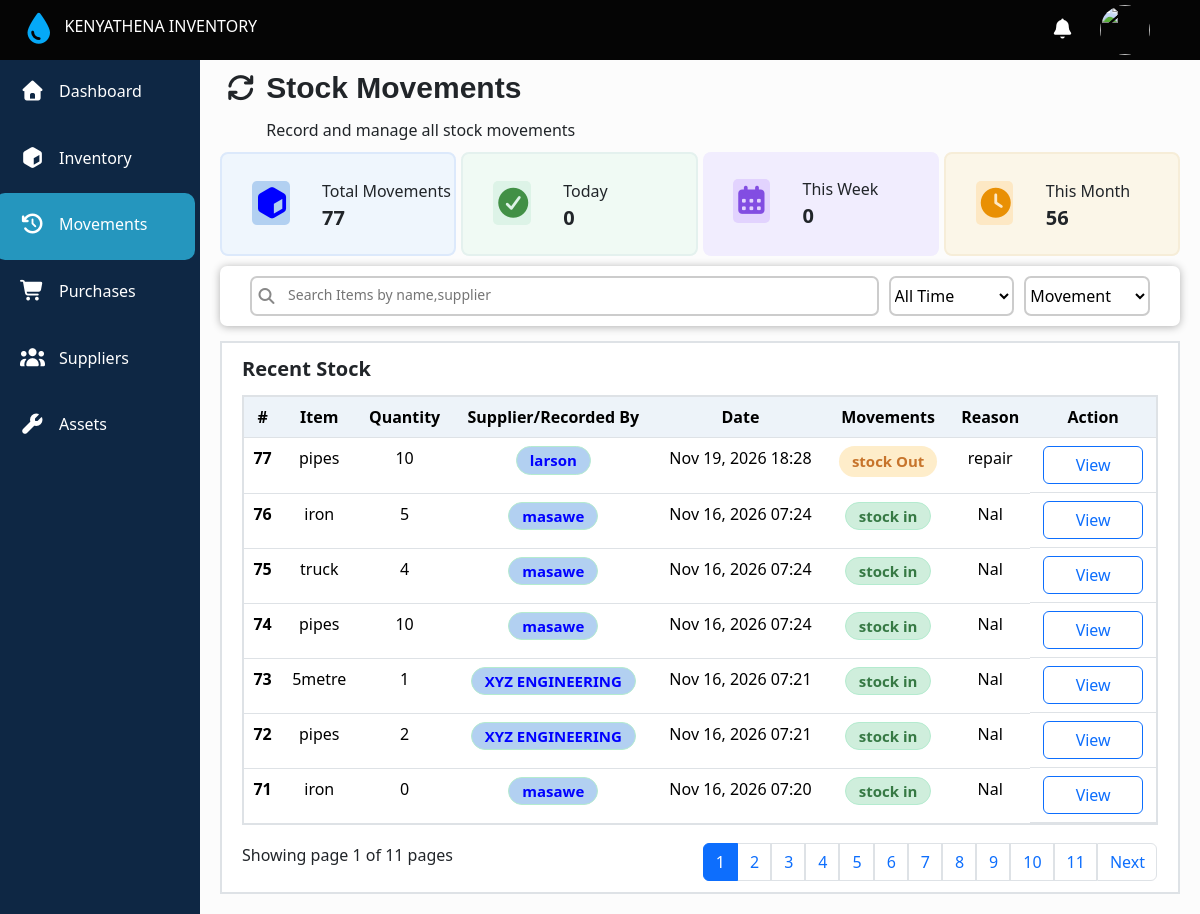
The app's page /stockmovements/, older data.
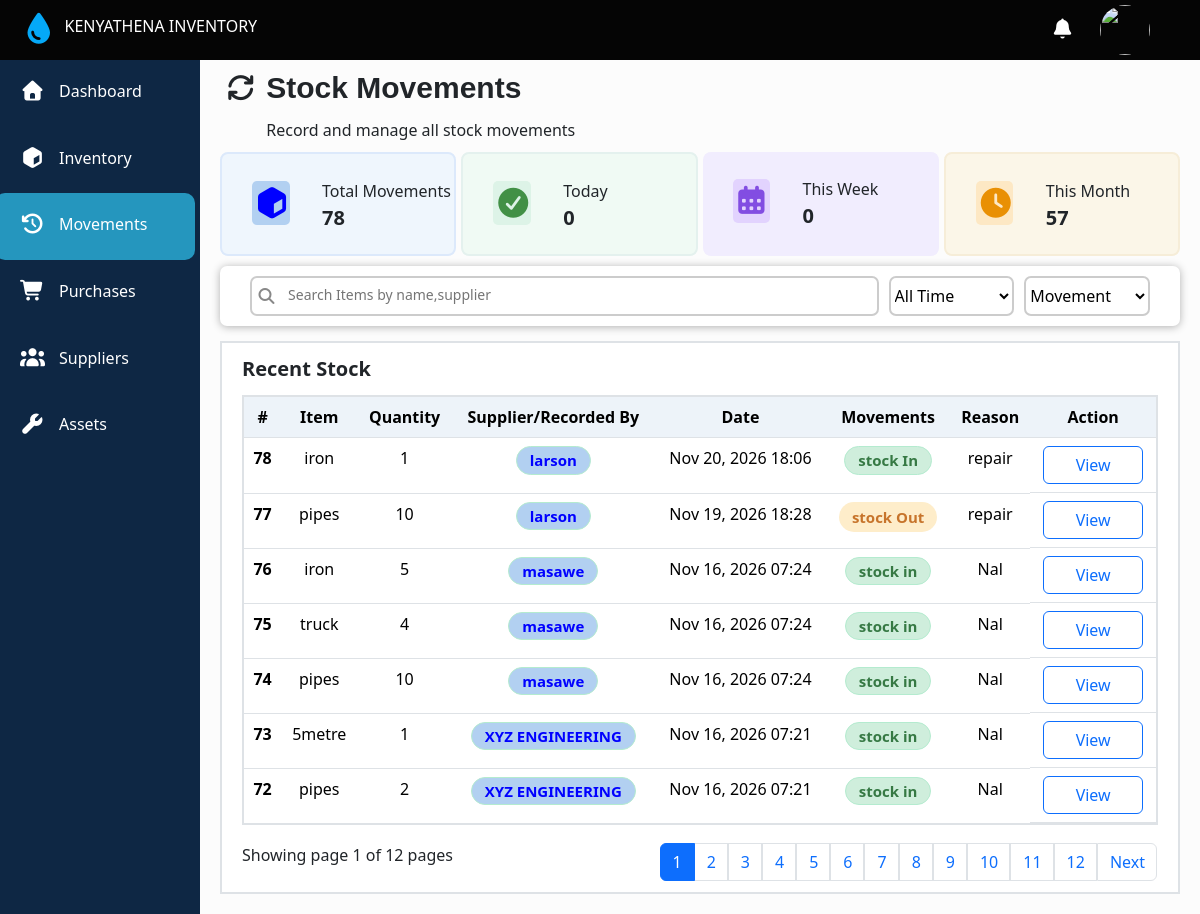
The same page, newer data.
### main/models.py (models this page shows, shortened)
class StockMovements(models.Model):
  Movement_type=[
    ('in','Stock In'),
    ('Out','Stock Out'),
  ]
  item = models.CharField(max_length=200)
  quantity = models.PositiveIntegerField()
  supplier_issued_to = models.CharField(max_length=200,null=True,blank=True)
  date=models.DateTimeField(auto_now_add=True)
  movement = models.CharField(max_length=200,choices=Movement_type)
  reason = models.CharField(max_length=300,null=True,blank=True)
  note = models.CharField(max_length=1000,null=True,blank=True)

### main/views.py (the view)
# urls.py: path('stockmovements/',views.stockMovements,name='stockmovements'),
def stockMovements(request):
  stock_movements = StockMovements.objects.all().order_by('-id')
  today = timezone.localdate()
  start_of_week = today - timedelta(days=today.weekday())
  stock_movements_counts = stock_movements.count()
  today_count = stock_movements.filter(date__date=today).count()
  this_week_movements = stock_movements.filter(date__date__gte=start_of_week, date__date__lte=today).count()
  this_month_movements = stock_movements.filter(date__date__month=today.month, date__date__year=today.year).count()
  search_stock_movements = request.GET.get('q','').strip()
  if search_stock_movements:
    stock_movements= stock_movements.filter(
      Q(item__icontains=search_stock_movements)|
      Q(movement__icontains=search_stock_movements)
    )
  selected_status = request.GET.get('status','').strip()
  selected_movement_status = request.GET.get('movement_status','').strip()
  if selected_status == 'Today':
   stock_movements = stock_movements.filter(date__date=today)
  elif selected_status == 'This Week':
    stock_movements = stock_movements.filter(date__date__gte=start_of_week, date__date__lte=today)
  elif selected_status == 'This Month':
   stock_movements = stock_movements.filter(date__date__month=today.month, date__date__year=today.year)
  if selected_movement_status in dict(StockMovements.Movement_type):
   stock_movements = stock_movements.filter(movement=selected_movement_status)
  paginator = Paginator(stock_movements, 7)
  page_number = request.GET.get('page')
  page_obj = paginator.get_page(page_number)
  context = {
    'stock_movements': stock_movements,
    'page_obj': page_obj,
    'today_count':today_count,
    'this_week_movements': this_week_movements,
    'this_month_movements': this_month_movements,
    'stock_movements_counts':stock_movements_counts,
    'selected_status':selected_status,
    'search_stock_movements':search_stock_movements,
    'selected_movement_status':selected_movement_status,
  }
  return render(request, 'main/stock_movements.html', context)

### main/templates/main/stock_movements.html (shortened to what this page needs)
{% extends 'main/base.html' %}
{% block content %}
    <div class="inventoryTitle">
      <div class="inventoryTitle_first">
        <i class="fa-solid fa-arrows-rotate"></i>
        <div>
          <span>Stock Movements</span>
          <span>Record and manage all stock movements</span>
        </div>
      </div>
    </div>
    <div class="status">
      <div class="updates">
        <div><i class="fa-solid fa-cube"></i></div>
        <div>
          <span>Total Movements</span>
          <span class="number">{{stock_movements_counts}}</span>
        </div>
      </div>
      <div class="updates" style="background-color:rgb(240, 250, 244);border: 2px solid rgb(228, 241, 238);">
        <div><i class="fa-solid fa-circle-check" style="color:rgba(66, 144, 70);background-color:rgba(221, 243, 231)"></i></div>
        <div>
          <span>Today</span>
          <span class="number">{{today_count}}</span>
        </div>
      </div>
      <div class="updates" style="background-color:rgb(241, 237, 254);border: 2px solid rgb(227, 224, 252));">
        <div><i class="fa-solid fa-calendar-days" style="color:rgb(130, 77, 226);background-color:rgb(226, 211, 254)"></i></div>
        <div>
          <span>This Week</span>
          <span class="number">{{this_week_movements}}</span>
        </div>
      </div>
      <div class="updates" style="background-color:rgb(251, 246, 232);border: 2px solid rgb(246, 237, 216);">
        <div><i class="fa-solid fa-clock" style="color:rgb(233, 144, 4);background-color:rgb(253, 232, 196)"></i></div>
        <div>
          <span>This Month</span>
          <span class="number">{{this_month_movements}}</span>
        </div>
      </div>
    </div>
    <form action="{% url 'stockmovements' %}" method="GET">
      <div class="search">
       <div class="search-button">
        <i class="fa-solid fa-magnifying-glass"></i>
        <input type="text" placeholder="Search Items by name,supplier" name="q" id="search" >
       </div>
      <div class="select-statuses">
        <select name="status" id="statuses" onchange="this.form.submit()">
          <option value=""
          {% if not selected_status %}selected{% endif %}>All Time</option>
        </select>
      </div>
       <div class="select-statuses">
        <select name="movement_status" id="statuses" onchange="this.form.submit()">
          <option value=""
          {% if not selected_movement_status %}selected{% endif %}>Movement</option>
        </select>
      </div>
    </div>
    </form>
    <div class="recent-inventory-table" id="recent-inventory-table">
      <div class="recent-title">
        <div><a class="current-stock-link" href="{% url 'stockmovements' %}?q=#recent-inventory-table">Recent Stock</a></div>
      </div>
      <table class="table" id="inventory-table">
        <thead>
          <tr>
            <th  scope="col">#</th>
            <th scope="col">Item</th>
            <th scope="col">Quantity</th>
            <th scope="col">Supplier/Recorded By</th>
            <th scope="col">Date</th>
            <th scope="col">Movements</th>
            <th scope="col">Reason</th>
             <th scope="col">Action</th>
          </tr>
        </thead>
        <tbody>
          {% for item in page_obj.object_list %}
          <tr>
            <th scope="row">{{item.id}}</th>
            <td>{{item.item}}</td>
            <td>{{item.quantity}}</td>
            {% if item.supplier_issued_to == request.user.username %}
            <td >
              <span class="movement-badge">{{item.supplier_issued_to}}</span>
            </td>
            {% else %}
            <td>
              <span class="movement-supplier">{{item.supplier_issued_to}}</span>
            </td>
            {% endif %}
            <td>{{item.date|date:"M d, Y H:i"}}</td>
            {% if item.movement == 'Out' %}
            <td>
               <span class="movement_Out">stock {{item.movement}}</span>
            </td>
            {% else %}
            <td>
               <span class="movement_In">stock {{item.movement}}</span>
            </td>
            {% endif %}
            <td>{{item.reason|truncatechars:15}}</td>
            <td class="Action">
               <a type="button" class="btn btn-outline-primary" href="{% url 'stockmovements_details' item.id %}">View </a>
            </td>
          </tr>
         {% endfor %}
        </tbody>
      </table>
      <div class="last-part">
        <div class="last-part-start">
          Showing page {{ page_obj.number }} of {{ page_obj.paginator.num_pages }} pages
        </div>
        <div class="action">
        <nav aria-label="...">
            <ul class="pagination">
              {% for num in page_obj.paginator.page_range %}
                {% if page_obj.number == num %}
                  <li class="page-item active"><a class="page-link" href="?movement_status={{selected_movement_status}}&status={{selected_status}}&q={{search_stock_movements|urlencode}}&page={{ num }}#inventory-table">{{ num }}</a></li>
                {% else %}
                  <li class="page-item"><a class="page-link" href="?movement_status={{selected_movement_status}}&status={{selected_status}}&q={{search_stock_movements|urlencode}}&page={{ num }}#inventory-table">{{ num }}</a></li>
                {% endif %}
              {% endfor %}
              {% if page_obj.has_next %}
              <li class="page-item"><a class="page-link" href="?movement_status={{selected_movement_status}}&status={{selected_status}}&q={{search_stock_movements|urlencode}}&page={{ page_obj.next_page_number }}#inventory-table">Next</a></li>
              {% endif %}
            </ul>
        </nav>
        </div>
      </div>
    </div>
{% endblock content %}

### main/templates/main/base.html (shortened to what this page needs)
{% load static %}
<!DOCTYPE html>
<html lang="en">
<head>
  <link rel="stylesheet" href="https://cdn.jsdelivr.net/npm/bootstrap@5.3.3/dist/css/bootstrap.min.css">
  <link rel="stylesheet" href="https://cdnjs.cloudflare.com/ajax/libs/font-awesome/7.3.1/css/all.min.css" />
 <link rel="stylesheet" href="{% static 'main/css/masawe.css' %}">
</head>
<body>
  {% include 'main/navbar.html' %}
 {% block content %}
 {% endblock %}
</body>
</html>

### main/templates/main/navbar.html (shortened to what this page needs)
</head>
<body>
<header>
<div class="header">
  <div class="leftside">
    <div class="menu">
      <i class="fa-solid fa-droplet"></i>
    </div>
    <div class="logo">
      KENYATHENA  INVENTORY
    </div>
  </div>
  <div class="rightside">
    <div class="notification">
      <i class="fa-solid fa-bell"></i>
    </div>
    <div class="profile">
        <div class="image">
          <img src="images/WAMBOI.jpg" alt="">
        </div>
    </div>
  </div>
</div>
</header>
<nav class="sidebar">
 <div class="slider"></div>
<div class="nav-sidebar">
  <label for="dashboard" >
    <a href="{% url 'home'%}" onclick="moveSlider(event,'dashboard',this.href)">
      <i class="fa-solid fa-house"></i>Dashboard
    </a>
  </label>
  <label for="inventory">
    <a href="{% url 'stock' %}" onclick="moveSlider(event, 'inventory', this.href)" >
      <i class="fa-solid fa-cube"></i>Inventory
    </a>
  </label>
  <label for="stockin">
    <a href="{% url 'stockmovements' %}" onclick="moveSlider(event, 'stockin', this.href)" >
       <i class="fa-solid fa-clock-rotate-left"></i>Movements
    </a>
  </label>
  <label for="purchases">
    <a href="{% url 'purchase' %}" onclick="moveSlider(event, 'purchases', this.href)" >
       <i class="fa-solid fa-cart-shopping"></i>Purchases
    </a>
  </label>
  <label for="suppliers">
    <a href="{% url 'supplier' %}" onclick="moveSlider(event, 'suppliers', this.href)">
      <i class="fa-solid fa-users"></i>Suppliers
    </a>
  </label>
  <label for="asset">
    <a href="{% url 'assets' %}" onclick="moveSlider(event, 'asset', this.href)">
     <i class="fa-solid fa-wrench"></i>Assets
    </a>
  </label>
</div>
</nav>

### main/static/main/css/masawe.css (style rules this page uses)
body { margin: 90px 0 0 220px; padding: 0; box-sizing: border-box; background-color: rgb(240, 244, 254); }
html, body { scrollbar-width: none; -ms-overflow-style: none; }
.header { display: flex; align-items: center; justify-content: space-between; position: fixed; background-color: #050505; top: 0; left: 0; right: 0; height: 60px; color: white; border-bottom: 2px solid rgba(219, 217, 217,0.); z-index: 1100; }
.header .leftside { display: flex; margin-left: 20px; }
.header .leftside i { font-size: 30px; color:rgb(5, 169, 248) ; }
.leftside .menu { margin-right: 7px; }
.header .rightside i { color:white; font-size: 20px; }
.rightside { display: flex; width: 100px; align-items: center; justify-content: space-between; margin-right: 50px; }
.profile .image { width: 50px; height: 50px; }
.image img { width: 100%; height: 100%; border-radius: 50%; object-fit: cover; }
nav div label { cursor: pointer; }

### main/templates/main/navbar.html (style rules this page uses)
.sidebar { position: fixed; width: 200px; top:60px; left: 0px; bottom: 0px; background-color: rgb(14, 39, 68); color: white; z-index: 1000; }
.sidebar .nav-sidebar { position: relative; display: flex; flex-direction: column; height: 400px; }
.sidebar .nav-sidebar label { display: block; flex: 1; display: flex; align-items: center; border-radius: 10px; margin-bottom: 5px; }
.sidebar .nav-sidebar label i { margin-right: 14px; margin-left: 20px; font-size:20px; }
.slider { position: absolute; top: 0; left: 0; width: 100%; background-color: rgb(37, 150, 190); height: calc(400px*1/6); border-radius: 10px; margin: 0 -5px; transition: all 0.3s ease; }
#stockin:checked ~ .slider { top: calc(400px * 2/6); }
a { display: flex; text-decoration: none; color: white; align-items: center; height: 100%; width: 100%; }

Row changes from the older to the newer data that the page shows:
no longer on this page (row unchanged): StockMovements: id "71", item "iron", quantity "0", supplier_issued_to "masawe", date "Nov 16, 2026 07:20", movement "in", reason "Nal"
added StockMovements: id "78", item "iron", quantity "1", supplier_issued_to "larson", date "Nov 20, 2026 18:06", movement "In", reason "repair"
Text that changed along with them:
{{ stock_movements_counts }}: "77" → "78"
{{ this_month_movements }}: "56" → "57"
{{ page_obj.paginator.num_pages }}: "11" → "12"
new list line: "12"
